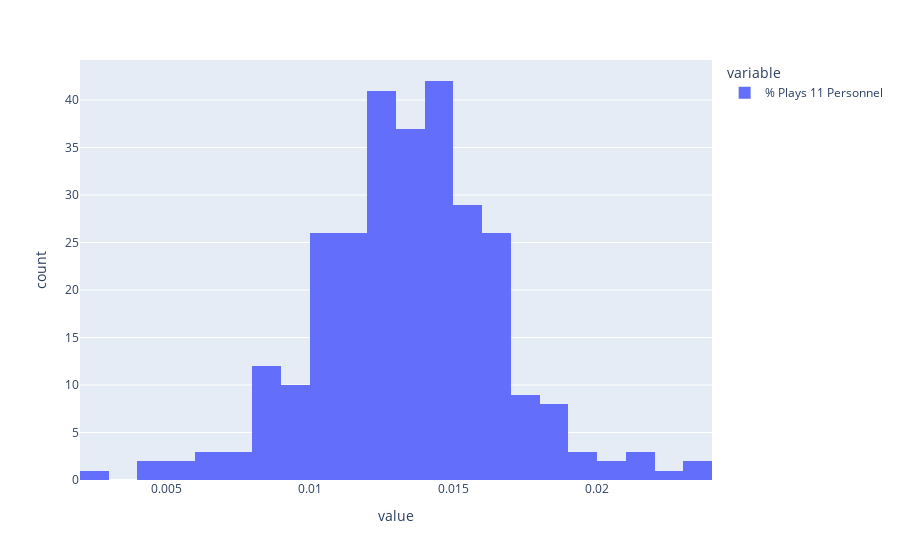

The cell this chart's notebook holds for it:
### Code cell
fig = px.histogram(
    normalized_data_df['% Plays 11 Personnel']
)
fig.show()

### Figure 1 — Plotly figure (JSON) as saved in the notebook; plotly's stock layout.template omitted (floating-point values rounded to 4 significant figures; data arrays with more than 128 entries replaced by an {"elided": "..."} marker saying what was removed)
{"data": [{"bingroup": "x", "hovertemplate": "variable=% Plays 11 Personnel<br>value=%{x}<br>count=%{y}<extra></extra>", "legendgroup": "% Plays 11 Personnel", "marker": {"color": "#636efa", "pattern": {"shape": ""}}, "name": "% Plays 11 Personnel", "orientation": "v", "showlegend": true, "type": "histogram", "x": {"elided": "288 float values"}, "xaxis": "x", "yaxis": "y"}], "layout": {"barmode": "relative", "legend": {"title": {"text": "variable"}, "tracegroupgap": 0}, "margin": {"t": 60}, "xaxis": {"anchor": "y", "domain": [0, 1], "title": {"text": "value"}}, "yaxis": {"anchor": "x", "domain": [0, 1], "title": {"text": "count"}}}}
